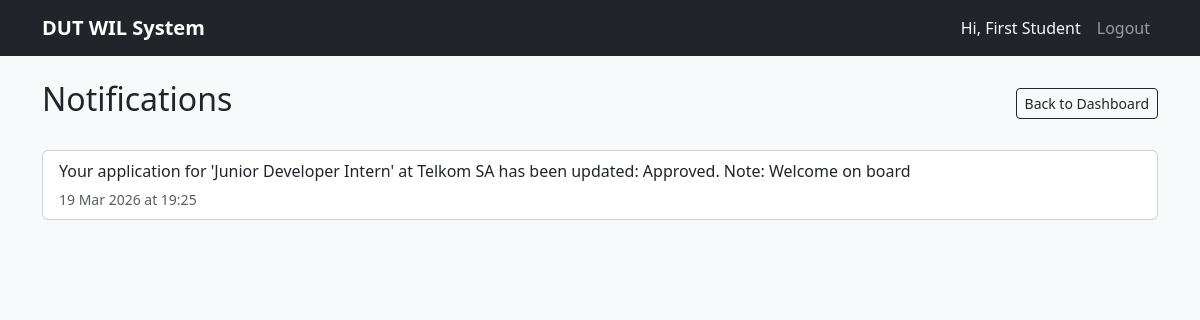
/student/notifications (signed in), run on the app's committed database.
### app/models.py (models this page shows, shortened)
class User(db.Model, UserMixin):
    __tablename__ = 'users'
    id            = db.Column(db.Integer, primary_key=True)
    name          = db.Column(db.String(100), nullable=False)
    email         = db.Column(db.String(120), unique=True, nullable=False)
    password_hash = db.Column(db.String(256), nullable=False)
    role          = db.Column(db.String(20),  nullable=False)
    student_num   = db.Column(db.String(20),  unique=True, nullable=True)
    created_at    = db.Column(db.DateTime, default=datetime.utcnow)
    applications  = db.relationship('Application', backref='student',
                        lazy=True, foreign_keys='Application.student_id')
    documents     = db.relationship('Document',    backref='owner', lazy=True)
    notifications = db.relationship('Notification', backref='user',  lazy=True)

class Notification(db.Model):
    __tablename__ = 'notifications'
    id         = db.Column(db.Integer, primary_key=True)
    user_id    = db.Column(db.Integer, db.ForeignKey('users.id'), nullable=False)
    message    = db.Column(db.Text, nullable=False)
    is_read    = db.Column(db.Boolean, default=False)
    created_at = db.Column(db.DateTime, default=datetime.utcnow)

### app/routes/student.py (the view)
@student.route('/notifications')
@login_required
@student_required
def notifications():
    notifs = Notification.query.filter_by(
                 user_id=current_user.id).order_by(
                 Notification.created_at.desc()).all()
    for n in notifs:
        n.is_read = True
    db.session.commit()
    return render_template('student/notifications.html', notifs=notifs)

### app/models.py (called while the page is built)
@login_manager.user_loader
def load_user(user_id):
    return User.query.get(int(user_id))

### app/utils.py (called while the page is built)
def student_required(f):
    @wraps(f)
    def decorated(*args, **kwargs):
        if not current_user.is_authenticated or \
                current_user.role != 'student':
            abort(403)
        return f(*args, **kwargs)
    return decorated

### app/templates/student/notifications.html
{% extends 'base.html' %}
{% block content %}
<div class="d-flex justify-content-between align-items-center mb-4">
  <h2>Notifications</h2>
  <a href="{{ url_for('student.dashboard') }}" class="btn btn-outline-dark btn-sm">
    Back to Dashboard
  </a>
</div>
{% if notifs %}
  {% for n in notifs %}
    <div class="card mb-2 {{ 'border-primary' if not n.is_read else '' }}">
      <div class="card-body py-2">
        <p class="mb-1">{{ n.message }}</p>
        <small class="text-muted">
          {{ n.created_at.strftime('%d %b %Y at %H:%M') }}
        </small>
      </div>
    </div>
  {% endfor %}
{% else %}
  <div class="alert alert-info">You have no notifications yet.</div>
{% endif %}
{% endblock %}

### app/templates/base.html (shortened to what this page needs)
<!DOCTYPE html>
<html lang="en">
<head>
  <link href="https://cdn.jsdelivr.net/npm/bootstrap@5.3.0/dist/css/bootstrap.min.css" rel="stylesheet">
</head>
<body class="bg-light">
<nav class="navbar navbar-expand-lg navbar-dark bg-dark">
  <div class="container">
    <a class="navbar-brand fw-bold" href="/">DUT WIL System</a>
    <div class="collapse navbar-collapse" id="navMenu">
      <ul class="navbar-nav ms-auto">
        {% if current_user.is_authenticated %}
          <li class="nav-item">
            <span class="nav-link text-light">
              Hi, {{ current_user.name }}
            </span>
          </li>
          <li class="nav-item">
            <a class="nav-link" href="{{ url_for('auth.logout') }}">Logout</a>
          </li>
        {% endif %}
      </ul>
    </div>
  </div>
</nav>
<div class="container mt-4">
  {% block content %}{% endblock %}
</div>
</body>
</html>

### data on the page
User: name "First Student"
Notification: message "Your application for 'Junior Developer Intern' at Telkom SA has been updated: Approved. Note: Welcome on board", created_at "19 Mar 2026 at 19:25"
